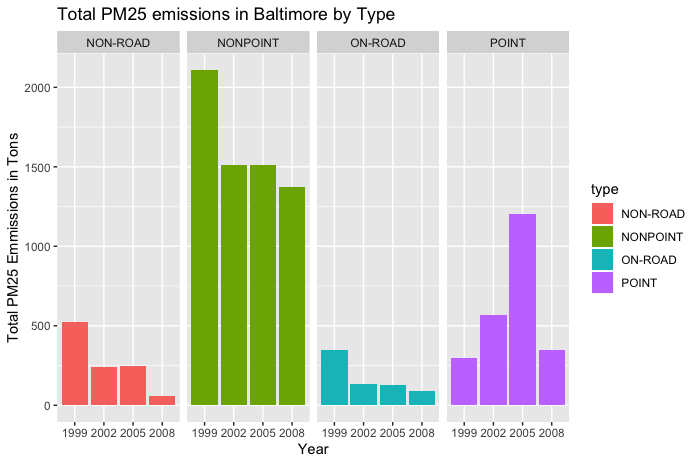

This figure's R source:
library(ggplot2)

Q3_emiss <- aggregate(Emissions ~ year + type, Q2sub, sum)

g<-ggplot(Q3_emiss, aes(factor(year), Emissions, fill = type))
g + geom_bar(stat = "identity") + facet_grid(.~ type) + xlab("Year") + ylab("Total PM25 Emmissions in Tons") + ggtitle("Total PM25 emissions in Baltimore by Type")
